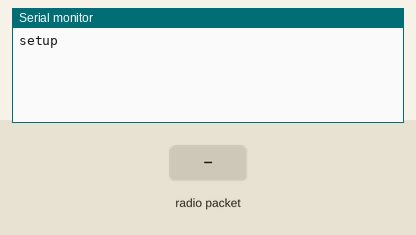
This sketch was run on a simulated Arduino Uno, built with avr-gcc and run on an emulated ATmega328P. On the bench: the last lines printed to the serial monitor. Inputs (shaded band) come from the test bench. No radio packets arrive unless stated.

Above: at 2.2 s.
2.3 s: radio packet "1" arrives
At 3.5 s:
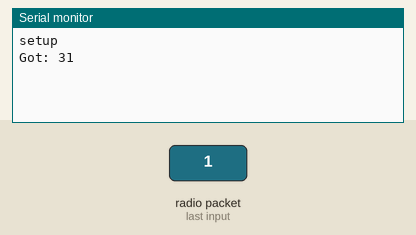
3.8 s: radio packet "0" arrives
At 4.6 s:
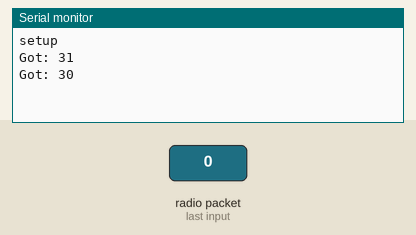
5.3 s: radio packet "2" arrives
At 5.8 s:
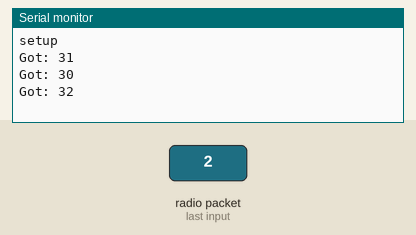

Measured:
- after the input at 2.3 s, the serial monitor: prints a new line at once (image 1)
- after the input at 3.8 s, the serial monitor: prints a new line at once (image 2)
- after the input at 5.3 s, the serial monitor: prints a new line at once (image 3)

The sketch:

receiver.ino
```cpp
// (licence header left out)
#include <VirtualWire.h>

const int led_pin = 3;

const int receive_pin = 5;
//const int transmit_en_pin = 3;

void setup()
{
    delay(1000);
    Serial.begin(9600);	// Debugging only
    Serial.println("setup");

    // Initialise the IO and ISR
    //vw_set_tx_pin(transmit_pin);
    vw_set_rx_pin(receive_pin);
   // vw_set_ptt_pin(transmit_en_pin);
    //vw_set_ptt_inverted(true); // Required for DR3100
    vw_setup(8000);	 // Bits per sec

    vw_rx_start();       // Start the receiver PLL running

    //pinMode(led_pin, OUTPUT);
}

void loop()
{
    uint8_t buf[VW_MAX_MESSAGE_LEN];
    uint8_t buflen = VW_MAX_MESSAGE_LEN;

    if (vw_get_message(buf, &buflen)) // Non-blocking
    {
	int i;

        digitalWrite(led_pin, HIGH); // Flash a light to show received good message
	// Message with a good checksum received, dump it.
	Serial.print("Got: ");
	delay(150);
	for (i = 0; i < buflen; i++)
	{
	    Serial.print(buf[i], HEX);
	    Serial.print(' ');
	}
	Serial.println();
        digitalWrite(led_pin, LOW);
    }
}
```
